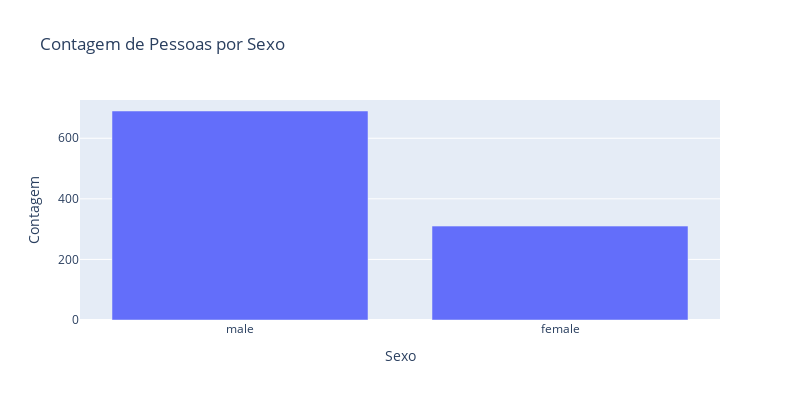

The code cell stored with this chart in its notebook:
### Code cell
# Questão 2: Gráfico de Barras - Contagem de Pessoas por Sexo
fig2 = go.Figure()
fig2.add_trace(go.Bar(x=data['Sex'].value_counts().index, y=data['Sex'].value_counts().values))
fig2.update_layout(title='Contagem de Pessoas por Sexo', xaxis_title='Sexo', yaxis_title='Contagem', width=800, height=400)
fig2.show()

### Figure 1 — Plotly figure (JSON) as saved in the notebook; plotly's stock layout.template omitted (floating-point values rounded to 4 significant figures)
{"data": [{"type": "bar", "x": ["male", "female"], "y": [690, 310]}], "layout": {"height": 400, "title": {"text": "Contagem de Pessoas por Sexo"}, "width": 800, "xaxis": {"title": {"text": "Sexo"}}, "yaxis": {"title": {"text": "Contagem"}}}}
